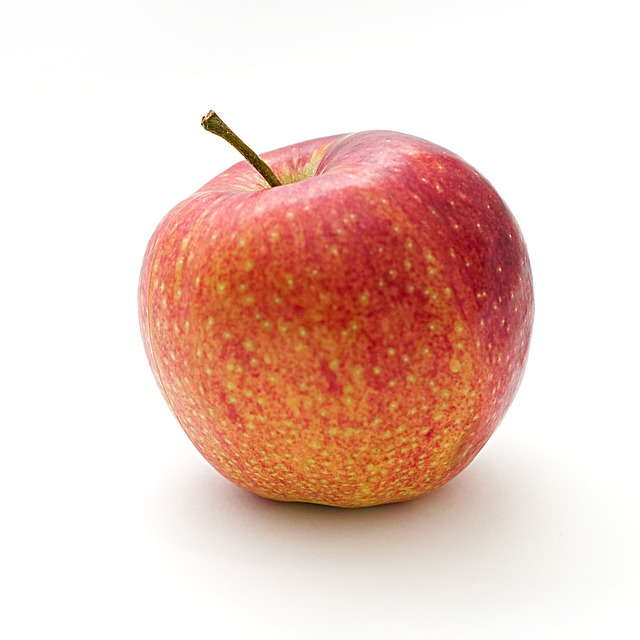
#> input picture Chapter_4/my_images/apple.jpg, 640 x 640 px
$ python 3_image_threshold_otsu.py
#> lines starting #> are read from the running program, lines starting #| are printed output that depends on the picture; after the words box and inside, x2 and y2 are one past the last pixel; in counts of white or black regions, pixels touching at a corner belong together
import cv2

# read image in grayscale
img = cv2.imread("./my_images/apple.jpg", 0)
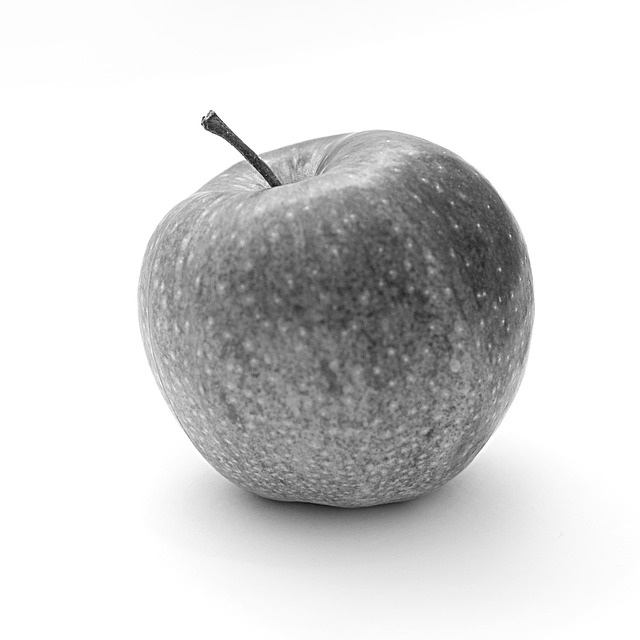
#> img: shape (640, 640); min 15, max 255, mean 213.4

# apply Otsu's thresholding

ret, thresh = cv2.threshold(img, 0, 255, cv2.THRESH_BINARY + cv2.THRESH_OTSU)
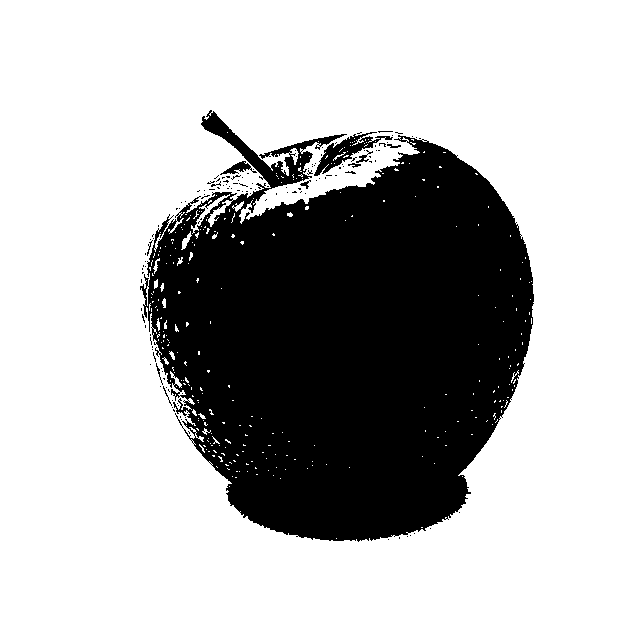
#> thresh: shape (640, 640); 71.6% white; 138 black regions (128 under 20 px), largest, box (x1, y1, x2, y2) and area: (140, 110, 534, 542) 114408, (314, 132, 393, 176) 989, (220, 161, 257, 175) 196
#> ret = 186

# Display result
cv2.imshow("Original", img)
cv2.imshow("Thresh", thresh)

cv2.waitKey(0)
cv2.destroyAllWindows()

$ run again, with Chapter_4/my_images/shapes.jpg copied over Chapter_4/my_images/apple.jpg
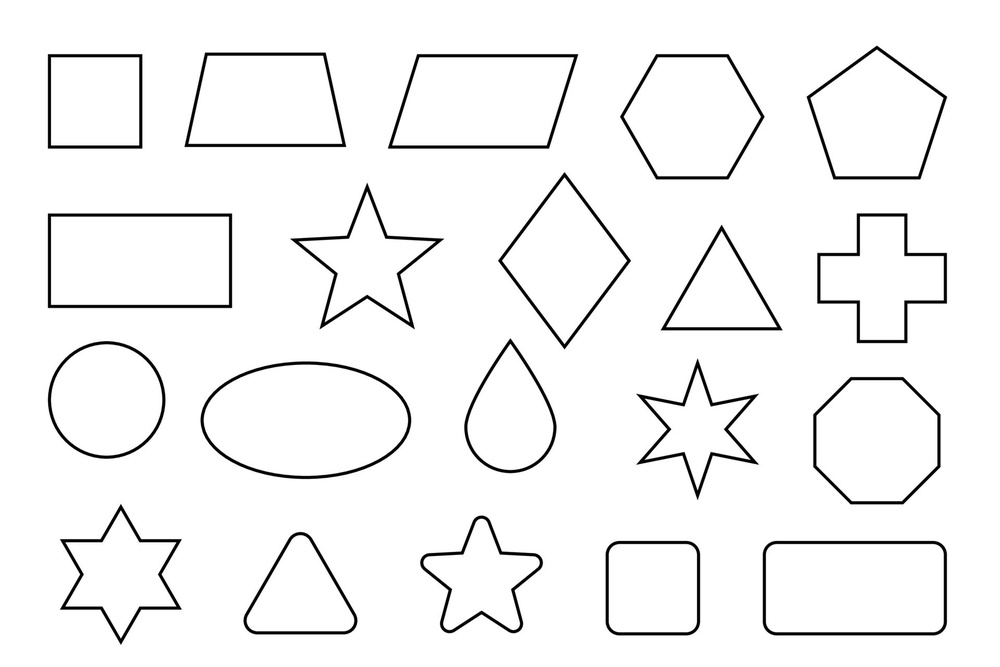
#> input picture Chapter_4/my_images/shapes.jpg, 1000 x 667 px, shrunk from 1920 x 1280 before the run
#> img is the input picture: shape (667, 1000); min 0, max 255, mean 244.5
#> `ret, thresh = cv2.threshold(img, 0, 255, cv2.THRESH_BINARY + cv2.THRES..`:
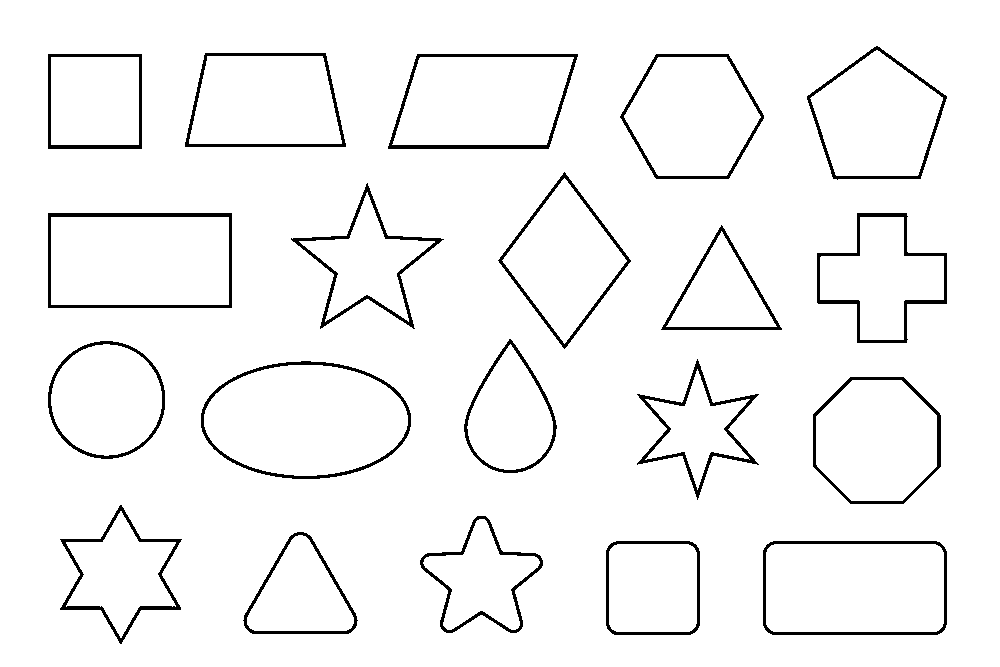
#> thresh: shape (667, 1000); 95.8% white; 20 black regions, largest, box (x1, y1, x2, y2) and area: (48, 213, 232, 308) 1816, (291, 183, 444, 329) 1732, (388, 54, 578, 149) 1724
#> ret = 141
